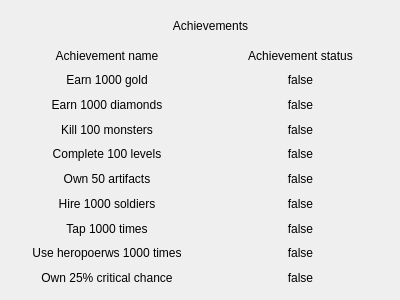
<?xml version="1.0" encoding="UTF-8"?>
<ui version="4.0">
 <class>AchvmentsUI</class>
 <widget class="QDialog" name="AchvmentsUI">
  <property name="geometry">
   <rect>
    <x>0</x>
    <y>0</y>
    <width>400</width>
    <height>300</height>
   </rect>
  </property>
  <property name="windowTitle">
   <string>Achievements</string>
  </property>
  <widget class="QLabel" name="label">
   <property name="geometry">
    <rect>
     <x>160</x>
     <y>10</y>
     <width>101</width>
     <height>31</height>
    </rect>
   </property>
   <property name="maximumSize">
    <size>
     <width>16777215</width>
     <height>60</height>
    </size>
   </property>
   <property name="text">
    <string>Achievements</string>
   </property>
   <property name="alignment">
    <set>Qt::AlignCenter</set>
   </property>
  </widget>
  <widget class="QWidget" name="layoutWidget">
   <property name="geometry">
    <rect>
     <x>13</x>
     <y>46</y>
     <width>381</width>
     <height>241</height>
    </rect>
   </property>
   <layout class="QHBoxLayout" name="horizontalLayout">
    <item>
     <layout class="QVBoxLayout" name="verticalLayout_5">
      <item>
       <widget class="QLabel" name="label1">
        <property name="text">
         <string>Achievement name</string>
        </property>
        <property name="alignment">
         <set>Qt::AlignCenter</set>
        </property>
       </widget>
      </item>
      <item>
       <widget class="QLabel" name="ach1_lbl_2">
        <property name="toolTip">
         <string/>
        </property>
        <property name="toolTipDuration">
         <number>-1</number>
        </property>
        <property name="text">
         <string>Earn 1000 gold</string>
        </property>
        <property name="alignment">
         <set>Qt::AlignCenter</set>
        </property>
       </widget>
      </item>
      <item>
       <widget class="QLabel" name="ach2_lbl_2">
        <property name="text">
         <string>Earn 1000 diamonds</string>
        </property>
        <property name="alignment">
         <set>Qt::AlignCenter</set>
        </property>
       </widget>
      </item>
      <item>
       <widget class="QLabel" name="ach3_lbl_2">
        <property name="text">
         <string>Kill 100 monsters</string>
        </property>
        <property name="alignment">
         <set>Qt::AlignCenter</set>
        </property>
       </widget>
      </item>
      <item>
       <widget class="QLabel" name="ach4_lbl_2">
        <property name="text">
         <string>Complete 100 levels</string>
        </property>
        <property name="alignment">
         <set>Qt::AlignCenter</set>
        </property>
       </widget>
      </item>
      <item>
       <widget class="QLabel" name="ach5_lbl_2">
        <property name="text">
         <string>Own 50 artifacts</string>
        </property>
        <property name="alignment">
         <set>Qt::AlignCenter</set>
        </property>
       </widget>
      </item>
      <item>
       <widget class="QLabel" name="ach6_lbl_2">
        <property name="text">
         <string>Hire 1000 soldiers</string>
        </property>
        <property name="alignment">
         <set>Qt::AlignCenter</set>
        </property>
       </widget>
      </item>
      <item>
       <widget class="QLabel" name="ach7_lbl_2">
        <property name="text">
         <string>Tap 1000 times</string>
        </property>
        <property name="alignment">
         <set>Qt::AlignCenter</set>
        </property>
       </widget>
      </item>
      <item>
       <widget class="QLabel" name="ach8_lbl_2">
        <property name="text">
         <string>Use heropoerws 1000 times</string>
        </property>
        <property name="alignment">
         <set>Qt::AlignCenter</set>
        </property>
       </widget>
      </item>
      <item>
       <widget class="QLabel" name="ach9_lbl_2">
        <property name="text">
         <string>Own 25% critical chance</string>
        </property>
        <property name="alignment">
         <set>Qt::AlignCenter</set>
        </property>
       </widget>
      </item>
     </layout>
    </item>
    <item>
     <layout class="QVBoxLayout" name="verticalLayout_1">
      <item>
       <widget class="QLabel" name="label2">
        <property name="text">
         <string>Achievement status</string>
        </property>
        <property name="alignment">
         <set>Qt::AlignCenter</set>
        </property>
       </widget>
      </item>
      <item>
       <widget class="QLabel" name="ach1_status_1">
        <property name="text">
         <string>false</string>
        </property>
        <property name="alignment">
         <set>Qt::AlignCenter</set>
        </property>
       </widget>
      </item>
      <item>
       <widget class="QLabel" name="ach2_status_2">
        <property name="text">
         <string>false</string>
        </property>
        <property name="alignment">
         <set>Qt::AlignCenter</set>
        </property>
       </widget>
      </item>
      <item>
       <widget class="QLabel" name="ach3_status_3">
        <property name="text">
         <string>false</string>
        </property>
        <property name="alignment">
         <set>Qt::AlignCenter</set>
        </property>
       </widget>
      </item>
      <item>
       <widget class="QLabel" name="ach4_status_4">
        <property name="text">
         <string>false</string>
        </property>
        <property name="alignment">
         <set>Qt::AlignCenter</set>
        </property>
       </widget>
      </item>
      <item>
       <widget class="QLabel" name="ach5_status_5">
        <property name="text">
         <string>false</string>
        </property>
        <property name="alignment">
         <set>Qt::AlignCenter</set>
        </property>
       </widget>
      </item>
      <item>
       <widget class="QLabel" name="ach6_status_6">
        <property name="text">
         <string>false</string>
        </property>
        <property name="alignment">
         <set>Qt::AlignCenter</set>
        </property>
       </widget>
      </item>
      <item>
       <widget class="QLabel" name="ach7_status_7">
        <property name="text">
         <string>false</string>
        </property>
        <property name="alignment">
         <set>Qt::AlignCenter</set>
        </property>
       </widget>
      </item>
      <item>
       <widget class="QLabel" name="ach8_status_8">
        <property name="text">
         <string>false</string>
        </property>
        <property name="alignment">
         <set>Qt::AlignCenter</set>
        </property>
       </widget>
      </item>
      <item>
       <widget class="QLabel" name="ach9_status_9">
        <property name="text">
         <string>false</string>
        </property>
        <property name="alignment">
         <set>Qt::AlignCenter</set>
        </property>
       </widget>
      </item>
     </layout>
    </item>
   </layout>
  </widget>
 </widget>
 <resources/>
 <connections/>
</ui>
